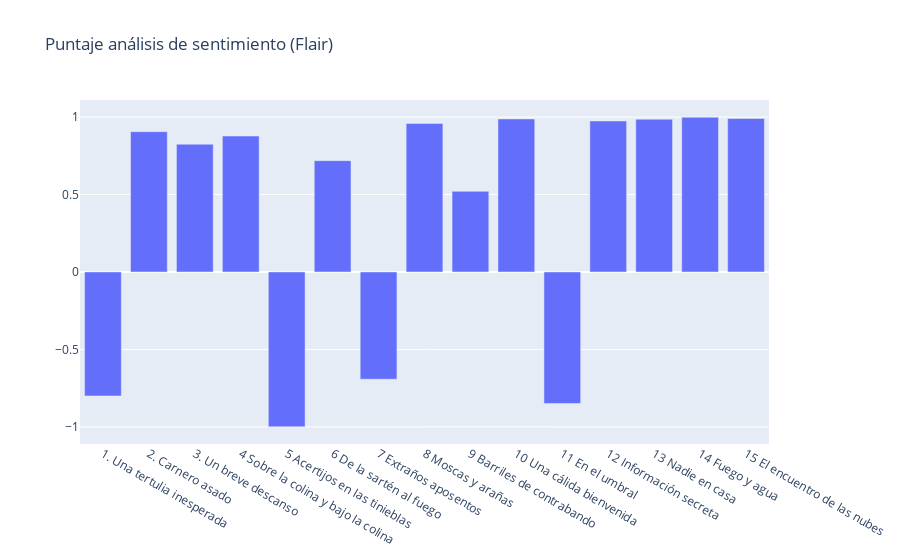

Source (notebook cell):
### Code cell
trace = go.Bar(x=df.capitulo.values[:15],
               y=df.sent_flair.values[:15])

layout = go.Layout(title='Puntaje análisis de sentimiento (Flair) ')

fig = go.Figure(data=[trace], layout=layout)
iplot(fig)

### Figure 1 — Plotly figure (JSON) as saved in the notebook; plotly's stock layout.template omitted (floating-point values rounded to 4 significant figures)
{"data": [{"type": "bar", "x": ["1. Una tertulia inesperada", "2. Carnero asado", "3. Un breve descanso", "4 Sobre la colina y bajo la colina", "5 Acertijos en las tinieblas", "6 De la sartén al fuego", "7 Extraños aposentos", "8 Moscas y arañas", "9 Barriles de contrabando", "10 Una cálida bienvenida", "11 En el umbral", "12 Información secreta", "13 Nadie en casa", "14 Fuego y agua", "15 El encuentro de las nubes"], "y": [-0.8007, 0.9059, 0.8248, 0.8776, -0.9995, 0.7187, -0.6923, 0.9589, 0.5207, 0.988, -0.849, 0.9748, 0.9859, 0.9993, 0.9911]}], "layout": {"title": {"text": "Puntaje análisis de sentimiento (Flair) "}}}
